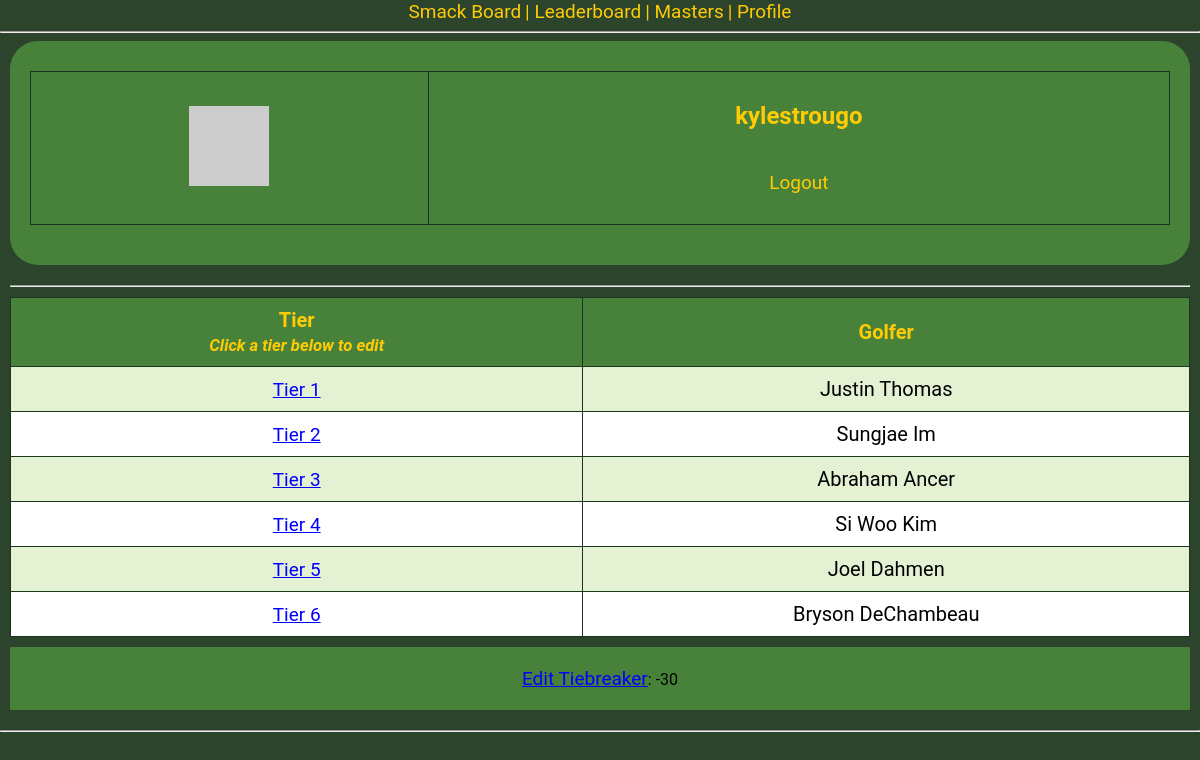
The app's page /user/kylestrougo (signed in) with its own data.
### app/models.py (models this page shows, shortened)
class User(UserMixin, db.Model):
    id = db.Column(db.Integer, primary_key=True)
    username = db.Column(db.String(64), index=True, unique=True)
    email = db.Column(db.String(120), index=True, unique=True)
    password_hash = db.Column(db.String(128))
    posts = db.relationship('Post', backref='author', lazy='dynamic')
    draft = db.relationship('Draft', backref='user', lazy='dynamic')
    about_me = db.Column(db.String(140))
    last_seen = db.Column(db.DateTime, default=datetime.utcnow)
    def __repr__(self):
        return f"{self.username}"
    def avatar(self, size):
        digest = md5(self.email.lower().encode('utf-8')).hexdigest()
        return 'https://www.gravatar.com/avatar/{}?d=identicon&s={}'.format(
            digest, size)

class Draft(db.Model):
    id = db.Column(db.Integer, primary_key=True)
    user_id = db.Column(db.Integer, db.ForeignKey('user.id'))
    t1_id = db.Column(db.Integer)
    tier1 = db.Column(db.String(64))
    t2_id = db.Column(db.Integer)
    tier2 = db.Column(db.String(64))
    t3_id = db.Column(db.Integer)
    tier3 = db.Column(db.String(64))
    t4_id = db.Column(db.Integer)
    tier4 = db.Column(db.String(64))
    t5_id = db.Column(db.Integer)
    tier5 = db.Column(db.String(64))
    t6_id = db.Column(db.Integer)
    tier6 = db.Column(db.String(64))
    single_number = db.Column(db.Integer)

### app/routes.py (the view)
@app.route('/user/<username>')
@login_required
def user(username):
    trigger = TournamentStatus.query.first()
    trigger = trigger.status
    print("User: ", trigger)
    user = User.query.filter_by(username=username).first_or_404()
    user_record = Draft.query.filter_by(user=user).first()
    user_record_dict = {
        "tier1": user_record.tier1,
        "tier2": user_record.tier2,
        "tier3": user_record.tier3,
        "tier4": user_record.tier4,
        "tier5": user_record.tier5,
        "tier6": user_record.tier6
    }
    return render_template('user.html', user=user, user_record_dict=user_record_dict, user_record=user_record, trigger=trigger)

### app/models.py (called while the page is built)
@login.user_loader
def load_user(id):
    return User.query.get(int(id))

### app/routes.py (called while the page is built)
@app.before_request
def before_request():
    if current_user.is_authenticated:
        current_user.last_seen = datetime.utcnow()
        db.session.commit()

### app/templates/user.html (shortened to what this page needs)
{% extends "base.html" %}
{% block content %}
<div class="container">
    <div class="us">
    <table class="us">
        <tr valign="center">
            <td><img src="{{ user.avatar(128) }}"></td>
            <td>
                <h1 style="text-align: center;">{{ user.username }}</h1>
                {% if user == current_user %}
                <p style="text-align: center;">
                    <div class="login-logout">
                        {% if current_user.is_anonymous %}
                            <a href="{{ url_for('login') }}">Login</a>
                        {% else %}
                            <a href="{{ url_for('logout') }}">Logout</a>
                        {% endif %}
                    </div>
                </p>
                {% endif %}
            </td>
        </tr>
    </table>
        </div>
    <hr>
<div class="table-container">
    <table>
        <tr>
            {% if user == current_user and trigger == 0 %}
            <th>
                Tier
                <br>
                <span style="font-size: smaller; font-style: italic;">Click a tier below to edit</span>
            </th>
            {% else %}
            <th> Tier</th>
            {% endif %}
            <th>Golfer</th>
        </tr>
        {% for key, value in user_record_dict.items() %}
            <tr>
                <td>
                    {% if user == current_user and trigger == 0 %}
                    <a href="{{ url_for('tier', tier=loop.index, username=current_user) }}" style="color: blue; text-decoration: underline;">Tier {{ loop.index }}</a>
                    {% else %}
                    <a style="color: black">Tier {{ loop.index }}</a>
                    {% endif %}
                </td>
                <td>{{ value }}</td>
            </tr>
        {% endfor %}
    </table>
    {% if user == current_user and trigger == 0 %}
                    <div class="uk">
                        <td style="text-align: left;">
                            <a href="{{ url_for('tie_breaker', username=user) }}" style="color: blue; text-decoration: underline;">
                                Edit Tiebreaker</a>: {{ user_record.single_number }}
                        </td>
                    </div >
    {% endif %}
</div>
</div>
     <hr>
{% endblock %}

### app/templates/base.html (style rules this page uses)
body { font-family: 'Roboto', sans-serif; margin: 0; padding: 0; background-color: #2c442b; }
h1 { text-align: center; background-color: #48823a; color: #ffcb05; padding: 20px; margin: 0; font-size: 28px; }
table { border-collapse: collapse; width: 100%; margin: 10px 0; background-color: #fff; }
th, td { border: 1px solid #1a351d; padding: 10px; text-align: center; font-size: 20px; }
th { background-color: #48823a; color: #ffcb05; }
tr:nth-child(even) { background-color: #e4f1d3; }
a { color: #ffcb05; text-decoration: none; font-size: 19px; }

### app/templates/user.html (style rules this page uses)
.container { margin: 0 auto; padding: 0 10px; }
.us { background-color: #48823a; padding: 20px; text-align: center; border-radius: 28px; margin-bottom: 20px; }
.uk { background-color: #48823a; text-align: center; padding: 20px; margin-bottom: 20px; }
h1 { font-size: 24px; text-align: center; }
a { color: #ffcb05; text-decoration: none; font-size: 19px; }

### records on screen
User: username "kylestrougo"
Draft: tier1 "Justin Thomas", tier2 "Sungjae Im", tier3 "Abraham Ancer", tier4 "Si Woo Kim", tier5 "Joel Dahmen", tier6 "Bryson DeChambeau", single_number "-30"
